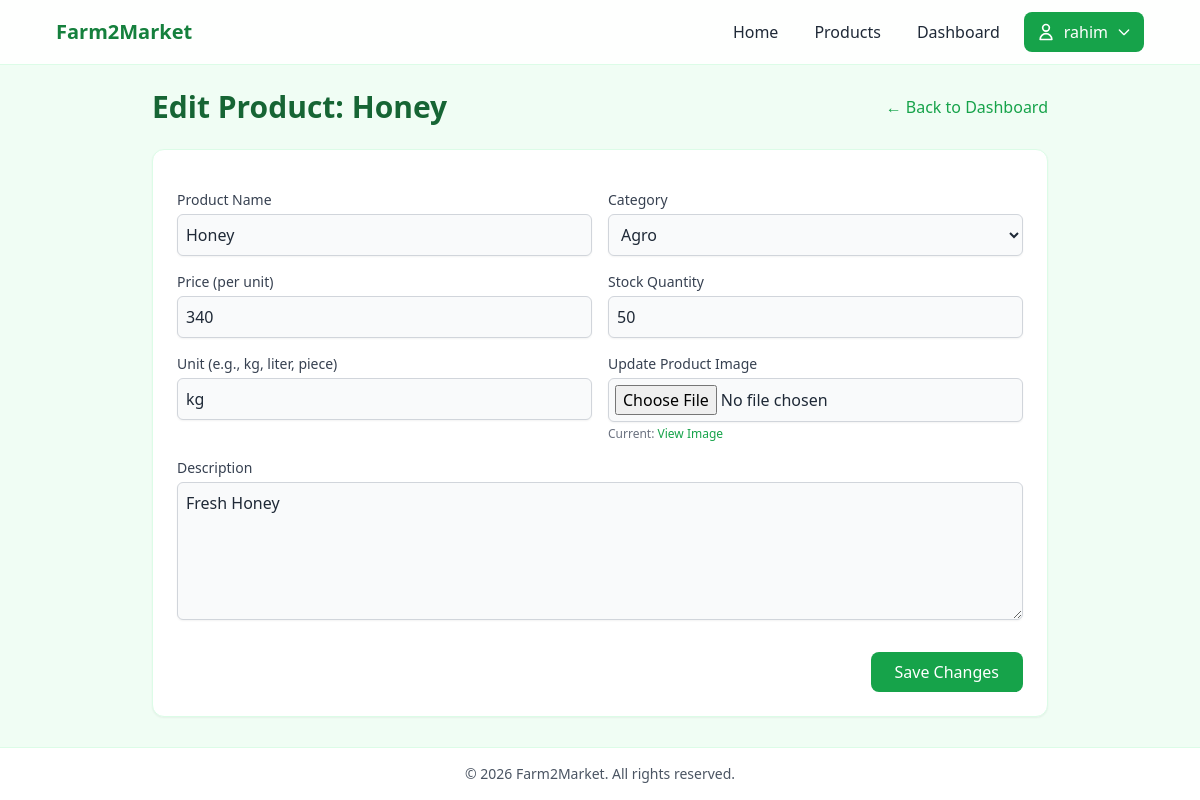
The app's page /farmer/product/edit/3/ (signed in) with its own data.
### f2m_app/models.py (models this page shows, shortened)
class Product(models.Model):
    product_id = models.AutoField(primary_key=True)
    farmer = models.ForeignKey(FarmerProfile, on_delete=models.CASCADE, related_name="products")
    category = models.ForeignKey(Category, on_delete=models.CASCADE, related_name="products")
    name = models.CharField(max_length=255)
    description = models.TextField()
    price_per_unit = models.IntegerField(default=0)
    stock_quantity = models.IntegerField(default=0)
    unit = models.CharField(max_length=50)
    image = models.ImageField(upload_to='product_images/', null=True, blank=True)
    created_at = models.DateTimeField(auto_now_add=True)

class Category(models.Model):
    category_id = models.AutoField(primary_key=True)
    name = models.CharField(max_length=255)
    description = models.TextField(blank=True)
    class Meta:
        verbose_name_plural = "Categories"

### f2m_app/views.py (the view, shortened to what this page needs)
# urls.py: path('farmer/product/edit/<int:product_id>/', views.edit_product_view, name="edit_product_view"),
@login_required
def edit_product_view(request, product_id):
    try:
        farmer_profile = request.user.farmer_profile
    except FarmerProfile.DoesNotExist:
        messages.error(request, "You must be a farmer to edit products.")
        return redirect('home_view')
    try:
        product = Product.objects.get(product_id=product_id, farmer=farmer_profile)
    except Product.DoesNotExist:
        messages.error(request, "Product not found or you don't have permission to edit it.")
        return redirect('farmer_dashboard_view')
    categories = Category.objects.all()
    context = {
        'product': product,
        'categories': categories
    }
    return render(request, "F2M/edit_product.html", context)

### templates/F2M/edit_product.html (shortened to what this page needs)
{% extends 'base.html' %}
{% block content %}
<div class="max-w-4xl mx-auto space-y-6">
    <div class="flex items-center justify-between">
        <h2 class="text-2xl sm:text-3xl font-bold text-green-800">Edit Product: {{ product.name }}</h2>
        <a href="{% url 'farmer_dashboard_view' %}" class="text-green-600 hover:text-green-800 transition font-medium">&larr; Back to Dashboard</a>
    </div>
    <div class="bg-white p-6 rounded-xl shadow-sm border border-green-100">
        <form method="POST" action="{% url 'edit_product_view' product.product_id %}" enctype="multipart/form-data" class="space-y-4">
            <div class="grid grid-cols-1 md:grid-cols-2 gap-4">
                <div>
                    <label class="block text-sm font-medium text-gray-700">Product Name</label>
                    <input type="text" name="name" value="{{ product.name }}" required class="mt-1 block w-full rounded-md border-gray-300 shadow-sm focus:border-green-500 focus:ring-green-500 bg-gray-50 p-2 border">
                </div>
                <div>
                    <label class="block text-sm font-medium text-gray-700">Category</label>
                    <select name="category" required class="mt-1 block w-full rounded-md border-gray-300 shadow-sm focus:border-green-500 focus:ring-green-500 bg-gray-50 p-2 border">
                        {% for cat in categories %}
                            <option value="{{ cat.category_id }}" {% if cat.category_id == product.category.category_id %}selected{% endif %}>{{ cat.name }}</option>
                        {% endfor %}
                    </select>
                </div>
                <div>
                    <label class="block text-sm font-medium text-gray-700">Price (per unit)</label>
                    <input type="number" step="1" name="price_per_unit" value="{{ product.price_per_unit }}" required class="mt-1 block w-full rounded-md border-gray-300 shadow-sm focus:border-green-500 focus:ring-green-500 bg-gray-50 p-2 border">
                </div>
                <div>
                    <label class="block text-sm font-medium text-gray-700">Stock Quantity</label>
                    <input type="number" step="1" name="stock_quantity" value="{{ product.stock_quantity }}" required class="mt-1 block w-full rounded-md border-gray-300 shadow-sm focus:border-green-500 focus:ring-green-500 bg-gray-50 p-2 border">
                </div>
                <div>
                    <label class="block text-sm font-medium text-gray-700">Unit (e.g., kg, liter, piece)</label>
                    <input type="text" name="unit" value="{{ product.unit }}" required class="mt-1 block w-full rounded-md border-gray-300 shadow-sm focus:border-green-500 focus:ring-green-500 bg-gray-50 p-2 border">
                </div>
                <div>
                    <label class="block text-sm font-medium text-gray-700">Update Product Image</label>
                    <input type="file" name="image" accept="image/*" class="mt-1 block w-full rounded-md border-gray-300 shadow-sm focus:border-green-500 focus:ring-green-500 bg-gray-50 p-1.5 border">
                    {% if product.image %}
                        <p class="text-xs text-gray-500 mt-1">Current: <a href="{{ product.image.url }}" target="_blank" class="text-green-600 hover:underline">View Image</a></p>
                    {% endif %}
                </div>
            </div>
            <div>
                <label class="block text-sm font-medium text-gray-700">Description</label>
                <textarea name="description" rows="5" required class="mt-1 block w-full rounded-md border-gray-300 shadow-sm focus:border-green-500 focus:ring-green-500 bg-gray-50 p-2 border">{{ product.description }}</textarea>
            </div>
            <div class="flex justify-end pt-4">
                <button type="submit" class="bg-green-600 text-white px-6 py-2 rounded-lg hover:bg-green-700 transition font-medium">Save Changes</button>
            </div>
        </form>
    </div>
</div>
{% endblock %}

### templates/base.html (shortened to what this page needs)
{% load static %}
<!DOCTYPE html>
<html lang="en">
<head>
    <script src="https://cdn.tailwindcss.com"></script>
</head>
<body class="min-h-screen bg-green-50 text-gray-800 flex flex-col">
    <header class="bg-white/95 border-b border-green-100 sticky top-0 z-50">
        <nav class="max-w-6xl mx-auto px-4 sm:px-6 lg:px-8 py-3">
            <div class="flex flex-wrap items-center justify-between gap-3">
                <a href="{% url 'home_view' %}" class="text-xl font-bold text-green-700">Farm2Market</a>
                <ul class="flex flex-wrap items-center gap-2 sm:gap-3 text-sm sm:text-base">
                    <li><a href="{% url 'home_view' %}" class="px-3 py-2 rounded-lg hover:bg-green-100">Home</a></li>
                    <li><a href="{% url 'product_list_view' %}" class="px-3 py-2 rounded-lg hover:bg-green-100">Products</a></li>
                    {% if user.is_authenticated %}
                        {% if user.farmer_profile %}
                            <li><a href="{% url 'farmer_dashboard_view' %}" class="px-3 py-2 rounded-lg hover:bg-green-100">Dashboard</a></li>
                        {% elif user.buyer_profile %}
                            <li><a href="/cart/" class="px-3 py-2 rounded-lg hover:bg-green-100">Cart</a></li>
                            <li><a href="/orders/" class="px-3 py-2 rounded-lg hover:bg-green-100">Orders</a></li>
                        {% endif %}
                        <li class="relative group z-50">
                            <button class="px-3 py-2 rounded-lg bg-green-600 text-white hover:bg-green-700 flex items-center gap-2 focus:outline-none cursor-pointer">
                                <svg xmlns="http://www.w3.org/2000/svg" class="h-5 w-5" fill="none" viewBox="0 0 24 24" stroke="currentColor">
                                    <path stroke-linecap="round" stroke-linejoin="round" stroke-width="2" d="M16 7a4 4 0 11-8 0 4 4 0 018 0zM12 14a7 7 0 00-7 7h14a7 7 0 00-7-7z" />
                                </svg>
                                <span class="font-medium">{{ user.username }}</span>
                                <svg xmlns="http://www.w3.org/2000/svg" class="h-4 w-4" fill="none" viewBox="0 0 24 24" stroke="currentColor">
                                    <path stroke-linecap="round" stroke-linejoin="round" stroke-width="2" d="M19 9l-7 7-7-7" />
                                </svg>
                            </button>
                        </li>
                    {% else %}
                        <li><a href="{% url 'login_view' %}" class="px-3 py-2 rounded-lg hover:bg-green-100">Login</a></li>
                        <li><a href="{% url 'register_view' %}" class="px-3 py-2 rounded-lg bg-green-600 text-white hover:bg-green-700">Register</a></li>
                    {% endif %}
                </ul>
            </div>
        </nav>
    </header>
    <main class="flex-1 w-full {% block main_class %}max-w-6xl mx-auto px-4 sm:px-6 lg:px-8 py-6{% endblock %}">
        {% block content %}{% endblock %}
    </main>
    <footer class="bg-white border-t border-green-100">
        <div class="max-w-6xl mx-auto px-4 sm:px-6 lg:px-8 py-4 text-sm text-gray-600 text-center">
            &copy; {% now "Y" %} Farm2Market. All rights reserved.
        </div>
    </footer>
</body>
</html>

### records on screen
Product: name "Honey", category "Agro", price_per_unit "340", stock_quantity "50", unit "kg", description "Fresh Honey"

### other values on screen
{{ user.username }} "rahim"
